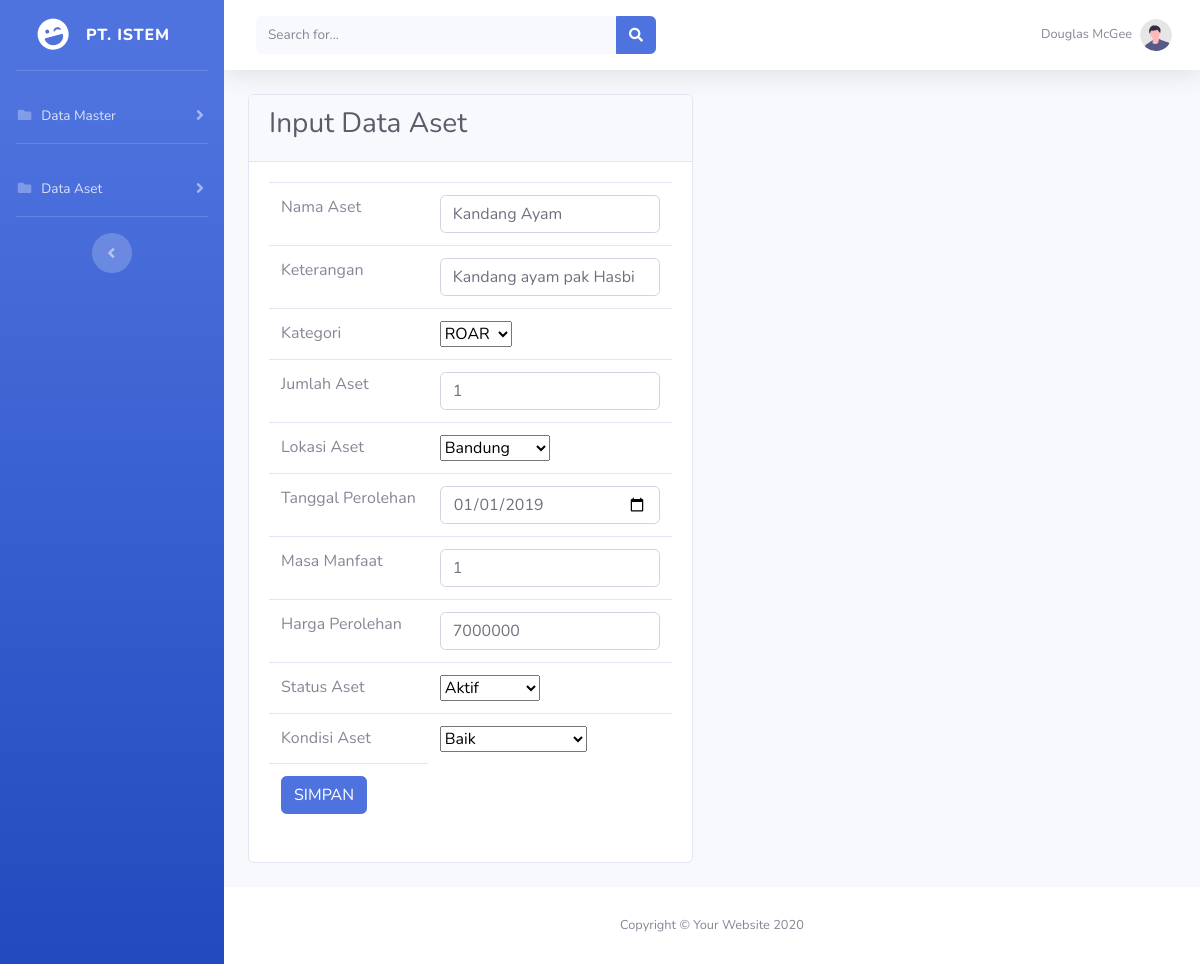
/aset/edit-aset.php?id_aset=15, run on the app's committed database.
### tables this page shows
CREATE TABLE `tb_aset` (
  `id_aset` int(11) NOT NULL,
  `id_kategori` int(11) NOT NULL,
  `id_lokasi` int(11) NOT NULL,
  `nama_aset` varchar(50) NOT NULL,
  `keterangan` text NOT NULL,
  `jumlah_aset` int(11) NOT NULL,
  `tgl_peroleh` date NOT NULL,
  `masa_manfaat` int(15) NOT NULL,
  `harga_peroleh` int(11) NOT NULL,
  `status_aset` varchar(11) NOT NULL,
  `kondisi_aset` varchar(20) NOT NULL
);

### function.php (called while the page is built, shortened)
<?php
$conn = mysqli_connect("localhost", "root", "", "aset");
function query($query) {
    global $conn;
    $result = mysqli_query($conn, $query);
    $box = [];
    while ( $shape = mysqli_fetch_assoc($result) ) {
        $box[] = $shape;
    }
    return $box;
}
?>

### aset/edit-aset.php (the view, shortened to what this page needs)
<?php
require "../function.php";
$id_aset = $_GET['id_aset'];
$barang = query("SELECT * FROM tb_aset WHERE id_aset = $id_aset")[0];
$kategori = query("SELECT * FROM tb_kategori");
$lokasi = query("SELECT * FROM tb_lokasi");
?>
<!DOCTYPE html>
<html lang="en">
  <head>
    <link href="../vendor/fontawesome-free/css/all.min.css" rel="stylesheet" type="text/css" />
    <link href="../css/sb-admin-2.min.css" rel="stylesheet" />
  </head>
  <body id="page-top">
    <div id="wrapper">
      <ul class="navbar-nav bg-gradient-primary sidebar sidebar-dark accordion" id="accordionSidebar">
        <a class="sidebar-brand d-flex align-items-center justify-content-center" href="../index.php">
          <div class="sidebar-brand-icon rotate-n-15">
            <i class="fas fa-laugh-wink"></i>
          </div>
          <div class="sidebar-brand-text mx-3">PT. ISTEM</div>
        </a>
        <hr class="sidebar-divider" />
        <li class="nav-item">
          <a class="nav-link collapsed" href="#" data-toggle="collapse" data-target="#collapsePages" aria-expanded="true" aria-controls="collapsePages">
            <i class="fas fa-fw fa-folder"></i>
            <span>Data Master</span>
          </a>
          </li>
          <hr class="sidebar-divider d-none d-md-block" />
          <li class="nav-item">
            <a class="nav-link collapsed" href="#" data-toggle="collapse" data-target="#collapseAset" aria-expanded="true" aria-controls="collapseAset">
              <i class="fas fa-fw fa-folder"></i>
              <span>Data Aset</span>
            </a>
        </li>
        <hr class="sidebar-divider d-none d-md-block" />
        <div class="text-center d-none d-md-inline">
          <button class="rounded-circle border-0" id="sidebarToggle"></button>
        </div>
      </ul>
      <div id="content-wrapper" class="d-flex flex-column">
        <div id="content">
          <nav class="navbar navbar-expand navbar-light bg-white topbar mb-4 static-top shadow">
            <form class="d-none d-sm-inline-block form-inline mr-auto ml-md-3 my-2 my-md-0 mw-100 navbar-search">
              <div class="input-group">
                <input type="text" class="form-control bg-light border-0 small" placeholder="Search for..." aria-label="Search" aria-describedby="basic-addon2" />
                <div class="input-group-append">
                  <button class="btn btn-primary" type="button">
                    <i class="fas fa-search fa-sm"></i>
                  </button>
                </div>
              </div>
            </form>
            <ul class="navbar-nav ml-auto">
              <li class="nav-item dropdown no-arrow">
                <a class="nav-link dropdown-toggle" href="#" id="userDropdown" role="button" data-toggle="dropdown" aria-haspopup="true" aria-expanded="false">
                  <span class="mr-2 d-none d-lg-inline text-gray-600 small">Douglas McGee</span>
                  <img class="img-profile rounded-circle" src="img/undraw_profile.svg" />
                </a>
              </li>
            </ul>
          </nav>
          <div class="container-fluid">
            <div class="d-sm-flex align-items-center justify-content-between mb-4">
              <div class="mb-0 text-gray-800">
                <div class="card">
                  <div class="card-header">
                    <h3>Input Data Aset</h3>
                  </div>
                  <div class="card-body">
                    <form action="" method="POST">
                      <table class="table" width="25%" border="0">
                          <tr>
                              <td>Nama Aset</td>
                              <td>
                                <input class="form-control" type="text" name="nama_aset" value="<?php echo $barang["nama_aset"]; ?>">
                              </td>
                          </tr>
                          <tr>
                            <td>Keterangan</td>
                            <td>
                              <input class="form-control" type="text" name="keterangan" value="<?php echo $barang["keterangan"]; ?>">
                            </td>
                          </tr>
                          <tr>
                            <td>Kategori</td>
                            <td>
                              <select name="id_kategori" id="id_kategori">
                                <?php foreach ($kategori as $br) : ?>
                                  <option value="<?php echo $br["id_kategori"]; ?>"><?php echo $br["kategori_barang"]; ?></option>
                                <?php endforeach; ?>
                              </select>
                            </td>
                          </tr>
                          <tr>
                              <td>Jumlah Aset</td>
                              <td>
                                <input class="form-control" type="text" name="jumlah_aset" value="<?php echo $barang["jumlah_aset"]; ?>">
                              </td>
                          </tr>
                          <tr>
                              <td>Lokasi Aset</td>
                              <td>
                                <select name="id_lokasi" id="id_lokasi">
                                  <?php foreach ($lokasi as $lk) : ?>
                                    <option value="<?php echo $lk["id_lokasi"]; ?>"><?php echo $lk["nama_lokasi"]; ?></option>
                                  <?php endforeach; ?>
                                </select>
                              </td>
                          </tr>
                          <tr>
                              <td>Tanggal Perolehan</td>
                              <td>
                                <input class="form-control" type="date" name="tgl_peroleh" value="<?php echo $barang["tgl_peroleh"]; ?>">
                              </td>
                          </tr>
                          <tr>
                              <td>Masa Manfaat</td>
                              <td>
                                <input class="form-control" type="text" name="masa_manfaat" value="<?php echo $barang["masa_manfaat"]; ?>">
                              </td>
                          </tr>
                          <tr>
                              <td>Harga Perolehan</td>
                              <td>
                                <input class="form-control" type="text" name="harga_peroleh" value="<?php echo $barang["harga_peroleh"]; ?>">
                              </td>
                          </tr>
                          <tr>
                              <td>Status Aset</td>
                              <td>
                                <select name="status_aset" id="status_aset">
                                  <option value="Aktif">Aktif</option>
                                </select>
                              </td>
                          </tr>
                          <tr>
                              <td>Kondisi Aset</td>
                              <td>
                                <select name="kondisi_aset" id="kondisi_aset">
                                  <option value="Baik">Baik</option>
                                </select>
                              </td>
                          </tr>
                          <tr>
                              <td>
                                  <button class="btn btn-primary" type="submit" name="submit">SIMPAN</button>
                              </td>
                          </tr>
                      </table>
                    </form>
                  </div>
                </div>
              </div>
            </div>
          </div>
        </div>
        <footer class="sticky-footer bg-white">
          <div class="container my-auto">
            <div class="copyright text-center my-auto">
              <span>Copyright &copy; Your Website 2020</span>
            </div>
          </div>
        </footer>
      </div>
    </div>
  </body>
</html>

### data on the page
tb_aset: nama_aset "Kandang Ayam", keterangan "Kandang ayam pak Hasbi", jumlah_aset "1", tgl_peroleh "01/01/2019", masa_manfaat "1", harga_peroleh "7000000"

### other printed values
form field id_kategori "ROAR"
form field id_lokasi "Bandung"
